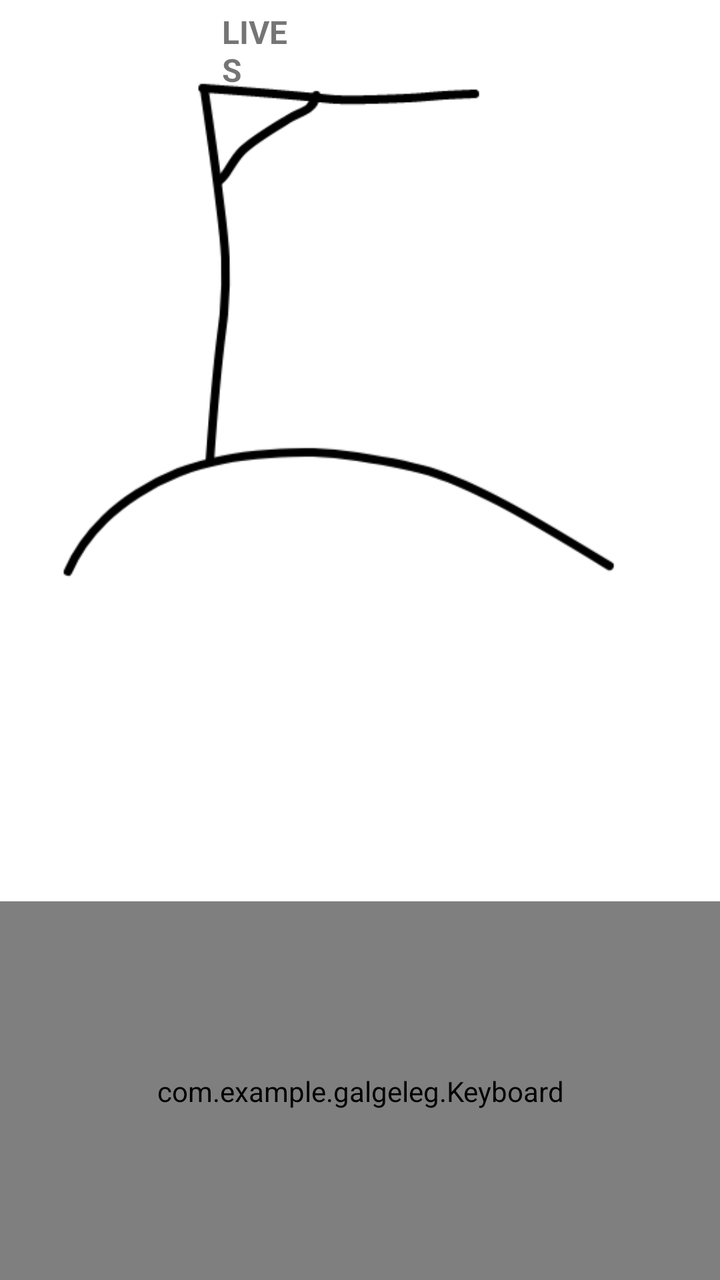
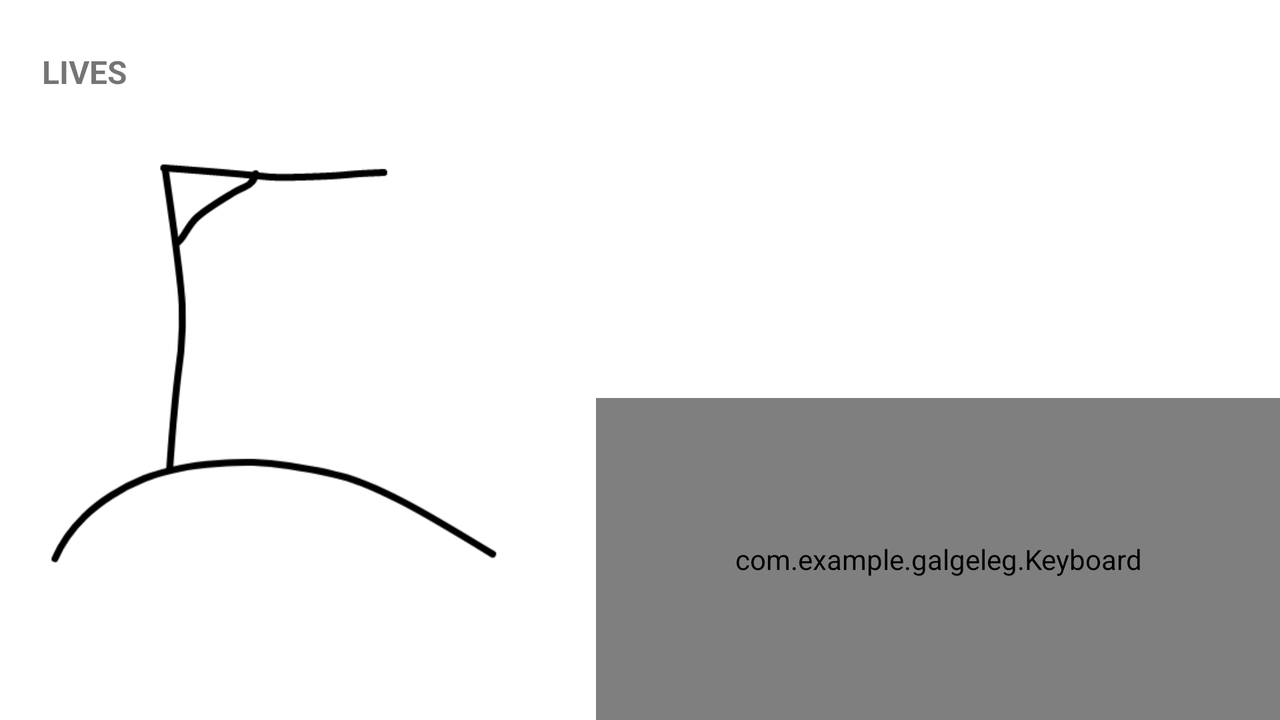

Compare how this app lays out the same screen by default and in its alternative resource folder. The renders come first, then the two layout files and the values they reference.
<!-- AndroidManifest.xml: application theme AppTheme -->
<!-- res/layout/game_activity.xml -->
<?xml version="1.0" encoding="utf-8"?>
<RelativeLayout xmlns:android="http://schemas.android.com/apk/res/android"
    xmlns:app="http://schemas.android.com/apk/res-auto"
    xmlns:tools="http://schemas.android.com/tools"
    android:layout_width="match_parent"
    android:layout_height="match_parent"
    android:background="#FFFFFF"
    tools:context="com.example.galgeleg.GameActivity">

    <EditText
        android:id="@+id/hiddenWord"
        android:layout_width="match_parent"
        android:layout_height="93dp"
        android:layout_above="@+id/keyboard"
        android:layout_marginBottom="14dp"
        android:background="#FFFFFF"
        android:gravity="center"
        android:padding="5dp"
        android:textAllCaps="true"
        android:textSize="36sp" />

    <com.example.galgeleg.Keyboard
        android:id="@+id/keyboard"
        android:layout_width="match_parent"
        android:layout_height="190dp"
        android:layout_alignParentBottom="true"
        android:layout_marginBottom="-1dp"
        android:orientation="vertical" />

    <ImageView
        android:id="@+id/imageView"
        android:layout_width="match_parent"
        android:layout_height="327dp"
        app:srcCompat="@drawable/drawing1" />

    <TextView
        android:id="@+id/lives"
        android:layout_width="87dp"
        android:layout_height="34dp"
        android:layout_alignBottom="@+id/imageView"
        android:layout_alignParentStart="true"
        android:layout_alignParentLeft="true"
        android:layout_alignParentTop="true"
        android:layout_alignParentEnd="true"
        android:layout_alignParentRight="true"
        android:layout_marginStart="111dp"
        android:layout_marginLeft="111dp"
        android:layout_marginTop="5dp"
        android:layout_marginEnd="212dp"
        android:layout_marginRight="212dp"
        android:layout_marginBottom="278dp"
        android:text="@string/lives"
        android:textAllCaps="true"
        android:textSize="16sp"
        android:textStyle="bold" />

</RelativeLayout>
<!-- resources referenced by this layout -->
<resources>
  <!-- drawable drawing1: png bitmap (drawable, 12433 bytes) -->
  <string name="lives">Lives</string>
  <style name="AppTheme" parent="Theme.AppCompat.Light.NoActionBar">
          <item name="colorPrimary">@color/colorPrimary</item>
          <item name="colorPrimaryDark">@color/colorPrimaryDark</item>
          <item name="colorAccent">@color/colorAccent</item>
          <item name="android:windowAnimationStyle">@style/CustomActivityAnimation</item>
      </style>
  <color name="colorPrimary">#008577</color>
  <color name="colorPrimaryDark">#00574B</color>
  <color name="colorAccent">#D81B60</color>
  <style name="CustomActivityAnimation" parent="@android:style/Animation.Activity">
          <item name="android:activityOpenEnterAnimation">@anim/slide_in_right</item>
          <item name="android:activityOpenExitAnimation">@anim/slide_out_left</item>
          <item name="android:activityCloseEnterAnimation">@anim/slide_in_left</item>
          <item name="android:activityCloseExitAnimation">@anim/slide_out_right</item>
      </style>
</resources>
<!-- res/layout-land/game_activity.xml (the repository's variant of the layout above) -->
<!-- drawn on the phone turned sideways -->
<?xml version="1.0" encoding="utf-8"?>
<RelativeLayout xmlns:android="http://schemas.android.com/apk/res/android"
    xmlns:app="http://schemas.android.com/apk/res-auto"
    xmlns:tools="http://schemas.android.com/tools"
    android:layout_width="match_parent"
    android:layout_height="match_parent"
    android:background="#FFFFFF"
    tools:context="com.example.galgeleg.activity.Game">

    <ImageView
        android:id="@+id/imageView"
        android:layout_width="291dp"
        android:layout_height="412dp"
        android:layout_alignParentTop="true"
        android:layout_alignParentBottom="true"
        android:layout_marginTop="1dp"
        android:layout_marginBottom="0dp"
        android:background="#FFFFFF"
        app:srcCompat="@drawable/drawing1" />

    <TextView
        android:id="@+id/lives"
        android:layout_width="93dp"
        android:layout_height="wrap_content"
        android:layout_alignParentStart="true"
        android:layout_alignParentLeft="true"
        android:layout_alignParentTop="true"
        android:layout_marginStart="21dp"
        android:layout_marginLeft="21dp"
        android:layout_marginTop="25dp"
        android:layout_marginEnd="193dp"
        android:layout_marginRight="193dp"
        android:layout_toStartOf="@+id/hiddenWord"
        android:layout_toLeftOf="@+id/hiddenWord"
        android:text="@string/lives"
        android:textAllCaps="true"
        android:textSize="16sp"
        android:textStyle="bold" />

    <EditText
        android:id="@+id/hiddenWord"
        android:layout_width="360dp"
        android:layout_height="94dp"
        android:layout_above="@+id/keyboard"
        android:layout_alignParentTop="true"
        android:layout_marginStart="4dp"
        android:layout_marginLeft="4dp"
        android:layout_marginTop="17dp"
        android:layout_marginBottom="47dp"
        android:layout_toEndOf="@+id/imageView"
        android:layout_toRightOf="@+id/imageView"
        android:background="#FFFFFF"
        android:gravity="center"
        android:padding="5dp"
        android:textAllCaps="true"
        android:textSize="36sp" />

    <com.example.galgeleg.Keyboard
        android:id="@+id/keyboard"
        android:layout_width="348dp"
        android:layout_height="161dp"
        android:layout_alignParentBottom="true"
        android:layout_marginStart="7dp"
        android:layout_marginLeft="7dp"
        android:layout_marginBottom="0dp"
        android:layout_toEndOf="@+id/imageView"
        android:layout_toRightOf="@+id/imageView"
        android:background="#FFFFFF"
        android:orientation="vertical">

    </com.example.galgeleg.Keyboard>

</RelativeLayout>
